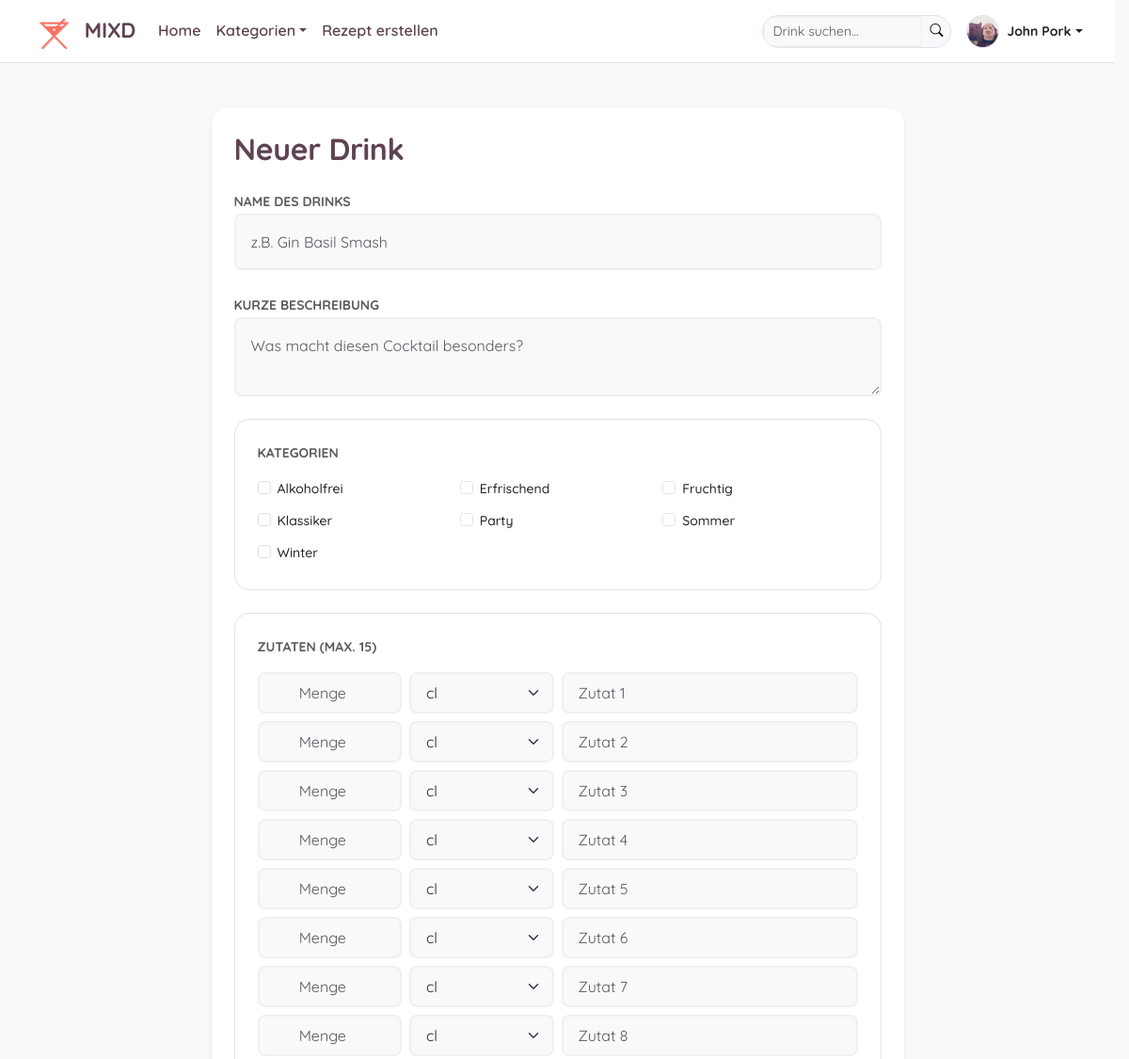
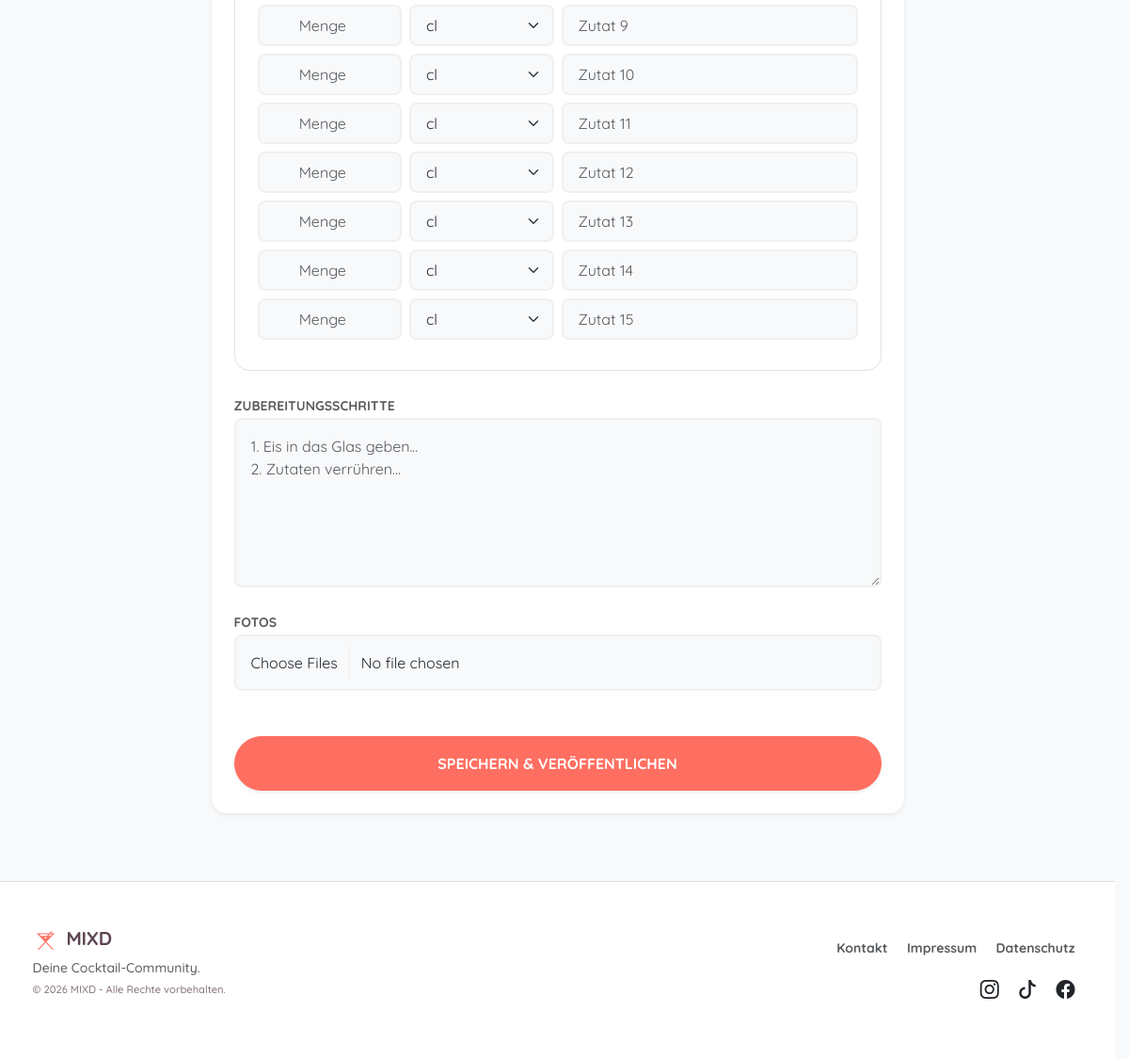
The page /create_recipe.php (signed in) on the database its author committed (2 pictures, top to bottom).
### tables this page shows
CREATE TABLE `users` (
  `userid` int(11) UNSIGNED NOT NULL,
  `benutzername` varchar(30) NOT NULL,
  `email` varchar(30) NOT NULL,
  `profile_image` varchar(255) DEFAULT 'resources/images/default_profile.png',
  `passwort` varchar(255) NOT NULL,
  `role` int(11) NOT NULL DEFAULT 1,
  `is_barkeeper` tinyint(1) DEFAULT 0
);

CREATE TABLE `categories` (
  `category_id` int(10) UNSIGNED NOT NULL,
  `category_name` varchar(50) NOT NULL
);

### create_recipe.php (the view, shortened to what this page needs)
<?php
require_once "util/dbutil.php";
$success = false;
$categories = $conn->query("SELECT * FROM categories ORDER BY category_name ASC")->fetch_all(MYSQLI_ASSOC);
?>
<!DOCTYPE html>
<html lang="de">
<head>
    <?php include "includes/head-includes.php"; ?>
</head>
<body class="bg-light d-flex flex-column min-vh-100">
    <?php include "includes/navbar.php"; ?>
    <main class="container py-5">
        <div class="row justify-content-center">
            <div class="col-md-8">
                <?php if ($success): ?>
                    <div class="card shadow-sm border-0 rounded-4 p-5 text-center">
                        <i class="bi bi-stars text-warning display-1"></i>
                        <h2 class="fw-bold mt-3">Veröffentlicht!</h2>
                        <div class="mt-4">
                            <a href="recipe.php?id=<?= $idNewRecipe ?>" class="btn btn-primary rounded-pill px-4">Zum Drink</a>
                            <a href="index.php" class="btn btn-outline-secondary rounded-pill px-4 ms-2">Startseite</a>
                        </div>
                    </div>
                <?php else: ?>
                <div class="card shadow-sm border-0 rounded-4 p-4 mb-4">
                    <h2 class="fw-bold mb-4">Neuer Drink</h2>
                    <form action="create_recipe.php" method="POST" enctype="multipart/form-data">
                        <div class="mb-4">
                            <label class="small fw-bold text-muted text-uppercase">Name des Drinks</label>
                            <input type="text" name="recipe_name" class="form-control border-0 bg-light py-3 rounded-3" placeholder="z.B. Gin Basil Smash" required>
                        </div>
                        <div class="mb-4">
                            <label class="small fw-bold text-muted text-uppercase">Kurze Beschreibung</label>
                            <textarea name="description" class="form-control border-0 bg-light py-3 rounded-3" rows="2" placeholder="Was macht diesen Cocktail besonders?"></textarea>
                        </div>
                        <div class="mb-4 p-4 bg-white border rounded-4">
                            <label class="small fw-bold text-muted mb-3 d-block text-uppercase">Kategorien</label>
                            <div class="row g-2">
                                <?php foreach ($categories as $cat): ?>
                                <div class="col-6 col-md-4">
                                    <div class="form-check small">
                                        <input class="form-check-input" type="checkbox" name="categories[]" value="<?= $cat['category_id'] ?>" id="c<?= $cat['category_id'] ?>">
                                        <label class="form-check-label" for="c<?= $cat['category_id'] ?>">
                                            <?= htmlspecialchars($cat['category_name']) ?>
                                        </label>
                                    </div>
                                </div>
                                <?php endforeach; ?>
                            </div>
                        </div>
                        <div class="mb-4 p-4 bg-white border rounded-4">
                            <label class="small fw-bold text-muted mb-3 d-block text-uppercase">Zutaten (Max. 15)</label>
                            <?php for ($i = 1; $i <= 15; $i++): ?>
                            <div class="row g-2 mb-2">
                                <div class="col-3">
                                    <input type="number" step="0.1" name="ing_amount[]" class="form-control border-0 bg-light py-2 rounded-3 text-center" placeholder="Menge">
                                </div>
                                <div class="col-3">
                                    <select name="ing_unit[]" class="form-select border-0 bg-light py-2 rounded-3">
                                        <option value="cl">cl</option>
                                    </select>
                                </div>
                                <div class="col-6">
                                    <input type="text" name="ing_name[]" class="form-control border-0 bg-light py-2 rounded-3" placeholder="Zutat <?= $i ?>">
                                </div>
                            </div>
                            <?php endfor; ?>
                        </div>
                        <div class="mb-4">
                            <label class="small fw-bold text-muted text-uppercase">Zubereitungsschritte</label>
                            <textarea name="steps" class="form-control border-0 bg-light py-3 rounded-3" rows="6" placeholder="1. Eis in das Glas geben...&#10;2. Zutaten verrühren..." required></textarea>
                        </div>
                        <div class="mb-5">
                            <label class="small fw-bold text-muted text-uppercase">Fotos</label>
                            <input type="file" name="image[]" class="form-control border-0 bg-light py-3 rounded-3" multiple>
                        </div>
                        <button type="submit" class="btn btn-primary w-100 py-3 rounded-pill fw-bold shadow-sm">SPEICHERN & VERÖFFENTLICHEN</button>
                    </form>
                </div>
                <?php endif; ?>
            </div>
        </div>
    </main>
    <?php include "includes/footer.php"; ?>
</body>
</html>

### includes/navbar.php (shortened to what this page needs)
<?php
$navigationProfilePicture = "resources/images/placeholders/default_profile.png";
if (isset($_SESSION['userid'])) {
    include_once "util/dbutil.php";
    $id = $_SESSION['userid'];
    $stmt = $conn->prepare("SELECT profile_image FROM users WHERE userid = ?");
    $stmt->bind_param("i", $id);
    $stmt->execute();
    $result = $stmt->get_result();
    $row = $result->fetch_array();
    if ($row && !empty($row['profile_image'])) {
        $navigationProfilePicture = $row['profile_image'];
    }
}
?>
<nav class="navbar navbar-expand-lg bg-white border-bottom sticky-top py-2">
    <div class="container">
        <a class="navbar-brand fw-bold d-flex align-items-center" href="index.php">
            <img src="resources/images/logos/mixdXschatten.png" alt="MIXD Logo" class="navbar-logo">
            <span class="ms-2 navbar-brand-text">MIXD</span>
        </a>
        <div class="collapse navbar-collapse" id="navContent">
            <ul class="navbar-nav me-auto">
                <li class="nav-item"><a class="nav-link" href="index.php">Home</a></li>
                <li class="nav-item dropdown">
                    <a class="nav-link dropdown-toggle" href="#" data-bs-toggle="dropdown">Kategorien</a>
                </li>
                <li class="nav-item"><a class="nav-link" href="create_recipe.php">Rezept erstellen</a></li>
            </ul>
            <div class="d-flex align-items-center">
                <form class="d-flex me-3" action="search.php" method="GET">
                    <div class="input-group input-group-sm search-group-custom">
                        <input class="form-control search-input-custom" type="search" name="query" placeholder="Drink suchen...">
                        <button class="btn btn-light border-0" type="submit"><i class="bi bi-search"></i></button>
                    </div>
                </form>
                <div class="dropdown">
                    <a href="#" class="d-flex align-items-center text-decoration-none dropdown-toggle text-dark" data-bs-toggle="dropdown">
                        <?php if (isset($_SESSION['userid'])): ?>
                            <img src="<?= htmlspecialchars($navigationProfilePicture) ?>" alt="Profil"
                                 class="rounded-circle border nav-profile-img">
                            <span class="ms-2 d-none d-sm-inline small fw-bold">
                                <?= htmlspecialchars($_SESSION['user'] ?? 'Profil') ?>
                            </span>
                        <?php else: ?>
                            <div class="rounded-circle border nav-profile-placeholder">
                                <i class="bi bi-person"></i>
                            </div>
                        <?php endif; ?>
                    </a>
                </div>
            </div>
        </div>
    </div>
</nav>

### styling/custom/base.css (style rules this page uses)
:root { --primary-accent: #ff6f61; --secondary-accent: #5e4352; --muted-teal: #587b7f; --bg-light: #F7F7F7; --text-dark: #5e4352; }
html { scrollbar-gutter: stable; overflow-y: scroll; }
body { font-family: 'Quicksand', sans-serif; font-weight: 500; color: var(--secondary-accent); background-color: #ffffff; display: flex; flex-direction: column; min-height: 100vh; line-height: 1.6; -webkit-font-smoothing: antialiased; }
h1, h2, h3, h4, h5, h6 { font-family: 'Quicksand', sans-serif; font-weight: 700 !important; letter-spacing: -0.01em; color: var(--secondary-accent) !important; }
.navbar-brand { font-family: 'Quicksand', sans-serif; font-weight: 700 !important; letter-spacing: -0.01em; color: var(--primary-accent) !important; }
.btn-primary { background-color: var(--primary-accent) !important; border-color: var(--primary-accent) !important; color: #ffffff !important; border-radius: 50px; font-weight: 600; transition: all 0.3s ease; }
a { color: var(--primary-accent); text-decoration: none; transition: all 0.2s ease; font-weight: 600; }

### styling/custom/navigation.css (style rules this page uses)
.navbar-brand { font-size: 1.4rem; font-weight: 700; color: var(--secondary-accent) !important; }
.navbar-logo { height: 40px; }
.nav-link { color: var(--secondary-accent) !important; font-weight: 600; transition: all 0.2s ease; padding: 0.5rem 1rem; }
.nav-profile-img, .nav-profile-placeholder { width: 35px; height: 35px; object-fit: cover; border-radius: 50%; border: 1px solid #eee; }
.navbar a { text-decoration: none !important; }

### styling/custom/forms.css (style rules this page uses)
.form-control, .form-select, .form-control-custom { font-family: 'Quicksand', sans-serif; border-radius: 12px; padding: 0.75rem 1rem; border: 2px solid #f0f0f0 !important; background-color: #f8f9fa !important; transition: all 0.2s ease-in-out; }
.search-group-custom { border-radius: 50rem; overflow: hidden; background-color: #f8f9fa; border: 1px solid #dee2e6; }

### rows shown on the page
users: profile_image (picture)
categories: category_name "Alkoholfrei"
categories: category_name "Erfrischend"
categories: category_name "Fruchtig"
categories: category_name "Klassiker"
categories: category_name "Party"
categories: category_name "Sommer"
categories: category_name "Winter"

### other values the page prints
$_SESSION['user'] "John Pork"
